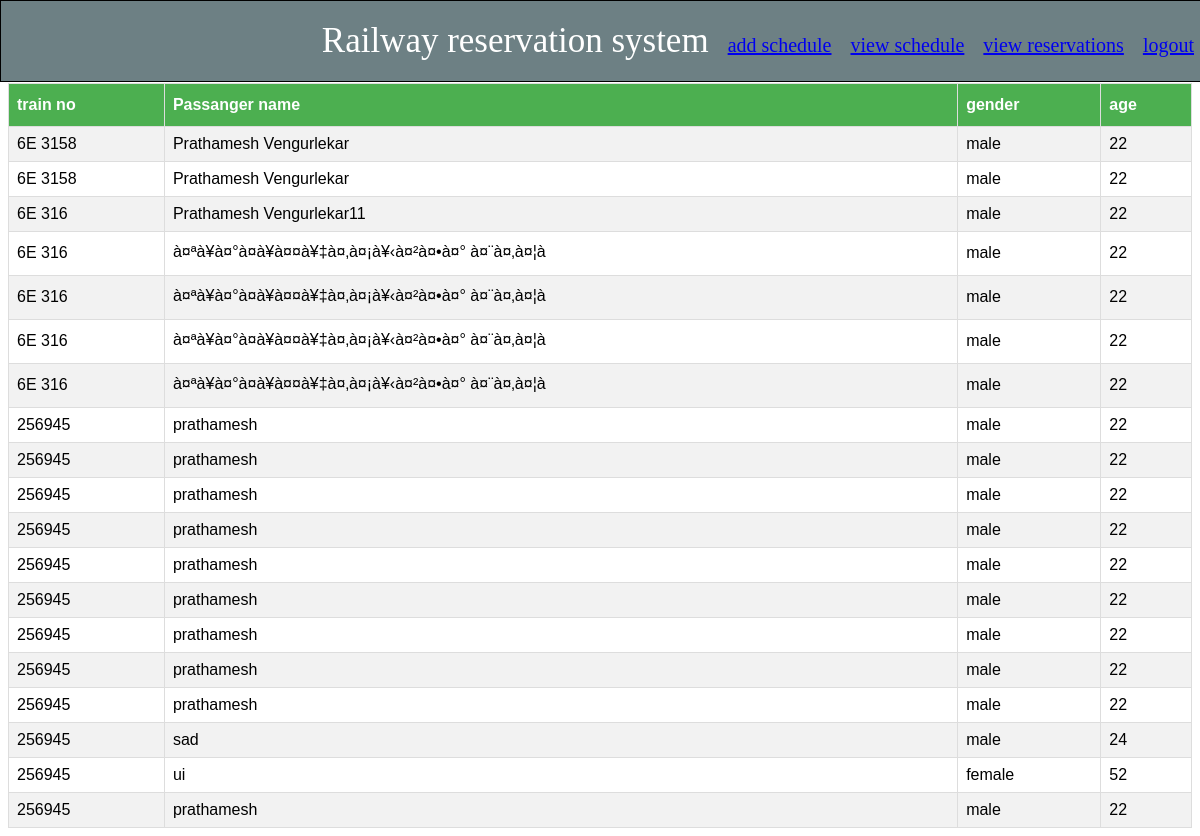
Page /adv_reservation.php on the committed database.
### tables this page shows
CREATE TABLE `p_details` (
  `pid` int(10) NOT NULL,
  `f_no` varchar(30) NOT NULL,
  `p_name` varchar(50) NOT NULL,
  `gender` varchar(30) NOT NULL,
  `age` varchar(30) NOT NULL,
  `seatno` int(11) NOT NULL
);

### adv_reservation.php (the view, shortened to what this page needs)
<?php
require('connect.php');
require('admin_nav.php');
?>
<!DOCTYPE html>
<html>
<head>
</head>
<body>
    <table id="customers" style="margin-top:7%;">
        <tr>
            <th>train no</th>
            <th>Passanger name</th>
            <th>gender</th>
            <th>age</th>
        </tr>
        <?php
        $q = mysqli_query($connect, "select * from p_details");
        while ($row = mysqli_fetch_array($q)) {
            ?>
        <tr>
            <td>
                <?php echo $row['f_no']; ?>
            </td>
            <td>
                <?php echo $row['p_name']; ?>
            </td>
            <td>
                <?php echo $row['gender']; ?>
            </td>
            <td>
                <?php echo $row['age']; ?>
            </td>
        </tr>
        <?php
    }
    ?>
    </table>
</body>
</html>

### admin_nav.php (shortened to what this page needs)
<!DOCTYPE html>
<html>
<head>
</head>
<body>
    <div id="nav">
        <ul>
            <li style="margin-right:10px, font-family: courier; font-size: 35px; font-style: bold;">Railway reservation system</li>
            <li><a href="ad_schedule.php">add schedule</a></li>
            <li><a href="adv_schedule.php">view schedule</a></li>
            <li><a href="adv_reservation.php">view reservations</a></li>
            <li><a href="adlogout.php">logout</a></li>
        </ul>
    </div>
</body>
</html>

### admin_nav.php (style rules this page uses)
#nav { height: 70px; width: 100%; border: 1px solid black; background-color: #6d8084; color: white; font-weight: 400px; font-size: 20px; padding-bottom: 10px; top: 0; left: 0; position: fixed; z-index: 1; }
ul { background-color: #6d8084; float: right; }
li { display: inline; padding: 7px; }

### adv_reservation.php (style rules this page uses)
#customers { font-family: "Trebuchet MS", Arial, Helvetica, sans-serif; border-collapse: collapse; width: 100%; }
#customers td, #customers th { border: 1px solid #ddd; padding: 8px; }
#customers tr:nth-child(even) { background-color: #f2f2f2; }
#customers th { padding-top: 12px; padding-bottom: 12px; text-align: left; background-color: #4CAF50; color: white; }

### rows in the picture
p_details: f_no "6E 3158", p_name "Prathamesh Vengurlekar", gender "male", age "22"
p_details: f_no "6E 3158", p_name "Prathamesh Vengurlekar", gender "male", age "22"
p_details: f_no "6E 316", p_name "Prathamesh Vengurlekar11", gender "male", age "22"
p_details: f_no "6E 316", p_name "à¤ªà¥à¤°à¤­à¥à¤¤à¥‡à¤‚à¤¡à¥‹à¤²à¤•à¤° à¤¨à¤‚à¤¦à", gender "male", age "22"
p_details: f_no "6E 316", p_name "à¤ªà¥à¤°à¤­à¥à¤¤à¥‡à¤‚à¤¡à¥‹à¤²à¤•à¤° à¤¨à¤‚à¤¦à", gender "male", age "22"
p_details: f_no "6E 316", p_name "à¤ªà¥à¤°à¤­à¥à¤¤à¥‡à¤‚à¤¡à¥‹à¤²à¤•à¤° à¤¨à¤‚à¤¦à", gender "male", age "22"
p_details: f_no "6E 316", p_name "à¤ªà¥à¤°à¤­à¥à¤¤à¥‡à¤‚à¤¡à¥‹à¤²à¤•à¤° à¤¨à¤‚à¤¦à", gender "male", age "22"
p_details: f_no "256945", p_name "prathamesh", gender "male", age "22"
p_details: f_no "256945", p_name "prathamesh", gender "male", age "22"
p_details: f_no "256945", p_name "prathamesh", gender "male", age "22"
p_details: f_no "256945", p_name "prathamesh", gender "male", age "22"
p_details: f_no "256945", p_name "prathamesh", gender "male", age "22"
p_details: f_no "256945", p_name "prathamesh", gender "male", age "22"
p_details: f_no "256945", p_name "prathamesh", gender "male", age "22"
p_details: f_no "256945", p_name "prathamesh", gender "male", age "22"
p_details: f_no "256945", p_name "prathamesh", gender "male", age "22"
p_details: f_no "256945", p_name "sad", gender "male", age "24"
p_details: f_no "256945", p_name "ui", gender "female", age "52"
p_details: f_no "256945", p_name "prathamesh", gender "male", age "22"
